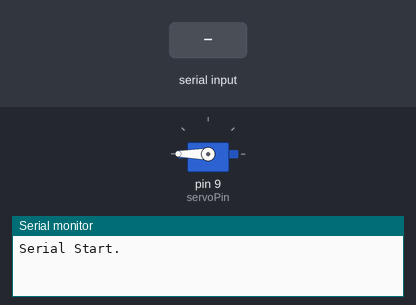
Recording of a sketch running on a simulated Arduino Uno, built with avr-gcc and run on an emulated ATmega328P. Parts: servo, the last lines printed to the serial monitor. The inputs (shaded band) are chosen by the test bench.

Above: at 1.2 s.
1.3 s: "90,45\n" received over the second serial link
At 1.6 s:
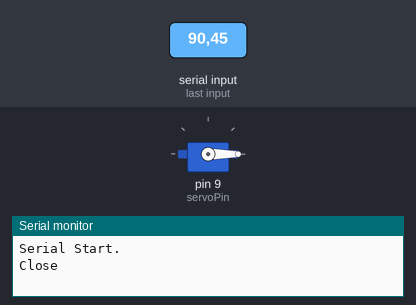
2.8 s: "30,150\n" received over the second serial link
4.3 s: "1\n" received over the second serial link
At 5.1 s:
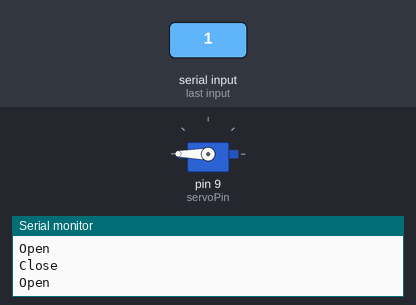
5.8 s: "0\n" received over the second serial link
At 6.3 s:
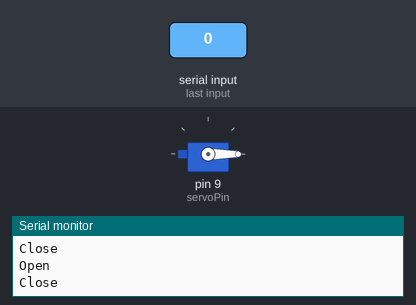
Timing chart, 0 to 8.3 s (numbered marks = the images above; inputs shaded):
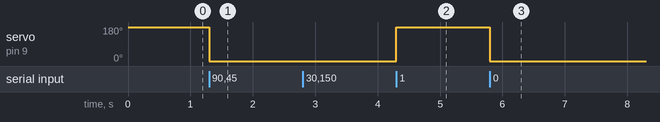

The sketch:

Servo.ino
```cpp
#include <Servo.h>
#include <SoftwareSerial.h>

// Define Bluetooth module pins (adjust based on your connection)
// #define rxPin   19
// #define txPin   18

#define rxPin   0
#define txPin   1

// Define servo motor control pin
#define servoPin    9
// Minimum and maximum valid angles for MG996R servo (adjust if needed)
#define minAngle    0
#define maxAngle    180

// Create a Servo object
Servo myservo;
SoftwareSerial bluetooth(rxPin, txPin);

void setup() {
  // Initialize serial communication with Bluetooth module (baud rate may vary)
  Serial.begin(9600);
  bluetooth.begin(9600);
  Serial.println("Serial Start.");
  bluetooth.println("Serial Start.");

  // Attach the servo to the pin and set initial position (optional)
  myservo.attach(servoPin);
  myservo.write(180); // Set servo to center position (adjust as needed)

}

void loop() {
  // Check if data is available from Bluetooth
  if (bluetooth.available()) {
    // Read the received data as an integer
    int received_data = bluetooth.read() - '0';
    // bluetooth.println(received_data);
    // Serial.println(received_data);

    if (received_data == 0) {
      myservo.write(0);
      Serial.println("Close");
    } else if (received_data == 1) {
      myservo.write(180);
      Serial.println("Open");
    }
  }
}
```

Measured:
- after the input at 1.3 s, servo on pin 9 (servoPin): 180° → 0° at once
- after the input at 4.3 s, servo on pin 9 (servoPin): 0° → 180° at once
- after the input at 5.8 s, servo on pin 9 (servoPin): 180° → 0° at once
